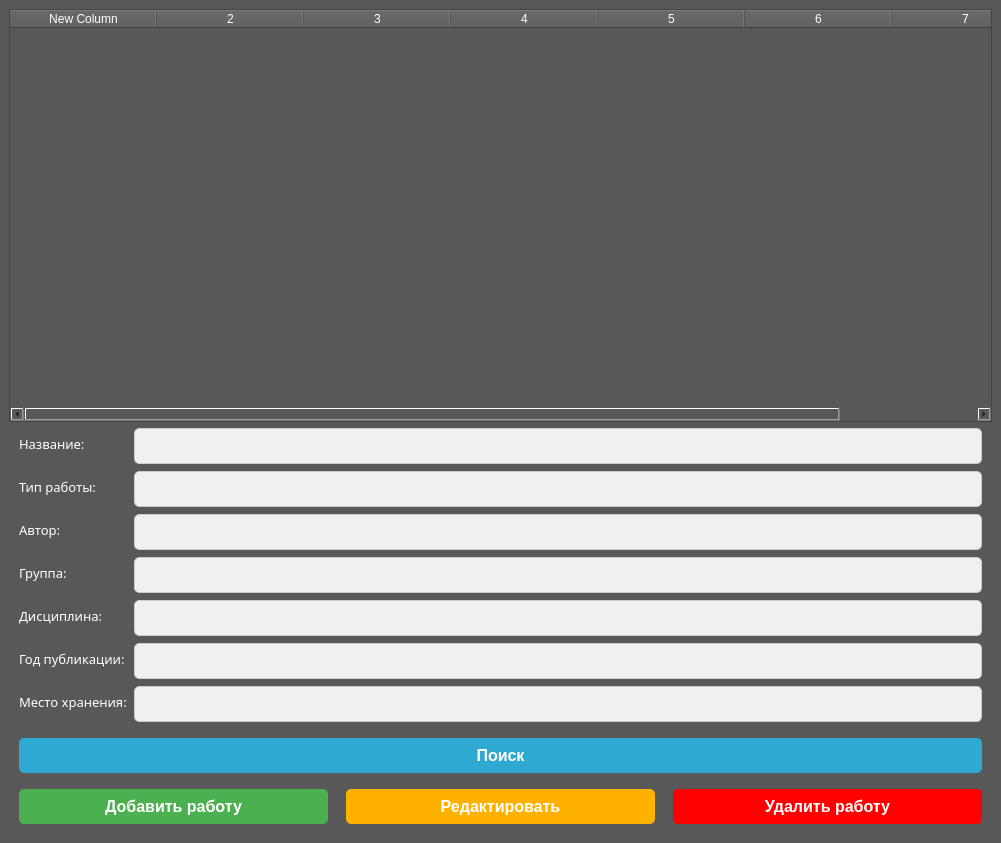
<?xml version="1.0" encoding="UTF-8"?>
<ui version="4.0">
 <class>MainWindow</class>
 <widget class="QMainWindow" name="MainWindow">
  <property name="geometry">
   <rect>
    <x>0</x>
    <y>0</y>
    <width>1001</width>
    <height>843</height>
   </rect>
  </property>
  <property name="iconSize">
   <size>
    <width>50</width>
    <height>50</height>
   </size>
  </property>
  <widget class="QWidget" name="centralwidget">
   <property name="styleSheet">
    <string notr="true">
                    background-color: rgb(255, 164, 134);
                    background-color: rgb(88, 88, 88);
                </string>
   </property>
   <layout class="QVBoxLayout">
    <item>
     <widget class="QTableWidget" name="tableWidget">
      <property name="styleSheet">
       <string notr="true">
                                color: rgb(255, 255, 255);
                                selection-background-color: #4CAF50;
                            </string>
      </property>
      <property name="rowCount">
       <number>0</number>
      </property>
      <property name="columnCount">
       <number>7</number>
      </property>
      <attribute name="horizontalHeaderVisible">
       <bool>true</bool>
      </attribute>
      <attribute name="horizontalHeaderCascadingSectionResizes">
       <bool>false</bool>
      </attribute>
      <attribute name="horizontalHeaderDefaultSectionSize">
       <number>147</number>
      </attribute>
      <attribute name="horizontalHeaderHighlightSections">
       <bool>true</bool>
      </attribute>
      <attribute name="horizontalHeaderMinimumSectionSize">
       <number>64</number>
      </attribute>
      <attribute name="horizontalHeaderShowSortIndicator" stdset="0">
       <bool>false</bool>
      </attribute>
      <attribute name="verticalHeaderStretchLastSection">
       <bool>false</bool>
      </attribute>
      <column>
       <property name="text">
        <string>New Column</string>
       </property>
       <property name="font">
        <font>
         <family>Segoe UI</family>
        </font>
       </property>
      </column>
      <column/>
      <column/>
      <column/>
      <column/>
      <column/>
      <column/>
     </widget>
    </item>
    <item>
     <layout class="QFormLayout">
      <property name="horizontalSpacing">
       <number>7</number>
      </property>
      <property name="verticalSpacing">
       <number>7</number>
      </property>
      <property name="leftMargin">
       <number>10</number>
      </property>
      <property name="rightMargin">
       <number>10</number>
      </property>
      <item row="0" column="0">
       <widget class="QLabel" name="label">
        <property name="font">
         <font>
          <family>Arial Rounded MT Bold</family>
          <pointsize>10</pointsize>
         </font>
        </property>
        <property name="styleSheet">
         <string notr="true">color: rgb(255, 255, 255);</string>
        </property>
        <property name="text">
         <string>Название:</string>
        </property>
       </widget>
      </item>
      <item row="0" column="1">
       <widget class="QLineEdit" name="materialLineEdit">
        <property name="styleSheet">
         <string>
                                        QLineEdit {
                                        background-color: #f0f0f0;
                                        border: 1px solid #ccc;
                                        border-radius: 5px;
                                        padding: 8px;
                                        font-size: 14px;
                                        }
                                    </string>
        </property>
       </widget>
      </item>
      <item row="1" column="0">
       <widget class="QLabel" name="label_2">
        <property name="font">
         <font>
          <family>Arial Rounded MT Bold</family>
          <pointsize>10</pointsize>
         </font>
        </property>
        <property name="styleSheet">
         <string notr="true">color: rgb(255, 255, 255);</string>
        </property>
        <property name="text">
         <string>Тип работы:</string>
        </property>
       </widget>
      </item>
      <item row="1" column="1">
       <widget class="QLineEdit" name="workTypeLineEdit">
        <property name="styleSheet">
         <string notr="true">
                                        QLineEdit {
                                        background-color: #f0f0f0;
                                        border: 1px solid #ccc;
                                        border-radius: 5px;
                                        padding: 8px;
                                        font-size: 14px;
                                        }
                                    </string>
        </property>
       </widget>
      </item>
      <item row="2" column="0">
       <widget class="QLabel" name="label_3">
        <property name="font">
         <font>
          <family>Arial Rounded MT Bold</family>
          <pointsize>10</pointsize>
         </font>
        </property>
        <property name="styleSheet">
         <string notr="true">color: rgb(255, 255, 255);</string>
        </property>
        <property name="text">
         <string>Автор:</string>
        </property>
       </widget>
      </item>
      <item row="2" column="1">
       <widget class="QLineEdit" name="authorLineEdit">
        <property name="styleSheet">
         <string notr="true">
                                        QLineEdit {
                                        background-color: #f0f0f0;
                                        border: 1px solid #ccc;
                                        border-radius: 5px;
                                        padding: 8px;
                                        font-size: 14px;
                                        }
                                    </string>
        </property>
       </widget>
      </item>
      <item row="3" column="0">
       <widget class="QLabel" name="label_7">
        <property name="font">
         <font>
          <family>Arial Rounded MT Bold</family>
          <pointsize>10</pointsize>
         </font>
        </property>
        <property name="styleSheet">
         <string notr="true">color: rgb(255, 255, 255);</string>
        </property>
        <property name="text">
         <string>Группа:</string>
        </property>
       </widget>
      </item>
      <item row="3" column="1">
       <widget class="QLineEdit" name="groupLineEdit">
        <property name="styleSheet">
         <string>
                                        QLineEdit {
                                        background-color: #f0f0f0;
                                        border: 1px solid #ccc;
                                        border-radius: 5px;
                                        padding: 8px;
                                        font-size: 14px;
                                        }
                                    </string>
        </property>
       </widget>
      </item>
      <item row="4" column="0">
       <widget class="QLabel" name="label_4">
        <property name="font">
         <font>
          <family>Arial Rounded MT Bold</family>
          <pointsize>10</pointsize>
         </font>
        </property>
        <property name="styleSheet">
         <string notr="true">color: rgb(255, 255, 255);</string>
        </property>
        <property name="text">
         <string>Дисциплина:</string>
        </property>
       </widget>
      </item>
      <item row="4" column="1">
       <widget class="QLineEdit" name="disciplineLineEdit">
        <property name="styleSheet">
         <string notr="true">
                                        QLineEdit {
                                        background-color: #f0f0f0;
                                        border: 1px solid #ccc;
                                        border-radius: 5px;
                                        padding: 8px;
                                        font-size: 14px;
                                        }
                                    </string>
        </property>
       </widget>
      </item>
      <item row="5" column="0">
       <widget class="QLabel" name="label_5">
        <property name="font">
         <font>
          <family>Arial Rounded MT Bold</family>
          <pointsize>10</pointsize>
         </font>
        </property>
        <property name="styleSheet">
         <string notr="true">color: rgb(255, 255, 255);</string>
        </property>
        <property name="text">
         <string>Год публикации:</string>
        </property>
       </widget>
      </item>
      <item row="5" column="1">
       <widget class="QLineEdit" name="yearLineEdit">
        <property name="styleSheet">
         <string notr="true">
                                        QLineEdit {
                                        background-color: #f0f0f0;
                                        border: 1px solid #ccc;
                                        border-radius: 5px;
                                        padding: 8px;
                                        font-size: 14px;
                                        }
                                    </string>
        </property>
        <property name="maxLength">
         <number>4</number>
        </property>
        <property name="cursorMoveStyle">
         <enum>Qt::LogicalMoveStyle</enum>
        </property>
       </widget>
      </item>
      <item row="6" column="0">
       <widget class="QLabel" name="label_6">
        <property name="font">
         <font>
          <family>Arial Rounded MT Bold</family>
          <pointsize>10</pointsize>
         </font>
        </property>
        <property name="styleSheet">
         <string notr="true">color: rgb(255, 255, 255);</string>
        </property>
        <property name="text">
         <string>Место хранения:</string>
        </property>
       </widget>
      </item>
      <item row="6" column="1">
       <widget class="QLineEdit" name="storageLineEdit">
        <property name="styleSheet">
         <string notr="true">
                                        QLineEdit {
                                        background-color: #f0f0f0;
                                        border: 1px solid #ccc;
                                        border-radius: 5px;
                                        padding: 8px;
                                        font-size: 14px;
                                        }
                                    </string>
        </property>
       </widget>
      </item>
     </layout>
    </item>
    <item>
     <layout class="QHBoxLayout">
      <property name="leftMargin">
       <number>10</number>
      </property>
      <property name="topMargin">
       <number>10</number>
      </property>
      <property name="rightMargin">
       <number>10</number>
      </property>
      <property name="bottomMargin">
       <number>0</number>
      </property>
      <item>
       <widget class="QPushButton" name="searchButton">
        <property name="font">
         <font>
          <family>MS Shell Dlg 2</family>
          <pointsize>-1</pointsize>
          <weight>75</weight>
          <italic>false</italic>
          <bold>true</bold>
         </font>
        </property>
        <property name="styleSheet">
         <string>
                                        QPushButton {
                                        background-color: #2da9d2;
                                        color: white;
                                        border-radius: 5px;
                                        font-size: 16px;
                                        padding: 8px 16px;
                                        }

                                        QPushButton:hover {
                                        background-color: #258eb1;
                                        }

                                        QPushButton:pressed {
                                        background-color: #1b6a85;
                                        }
                                    </string>
        </property>
        <property name="text">
         <string>Поиск</string>
        </property>
       </widget>
      </item>
     </layout>
    </item>
    <item>
     <layout class="QHBoxLayout">
      <property name="spacing">
       <number>18</number>
      </property>
      <property name="leftMargin">
       <number>10</number>
      </property>
      <property name="topMargin">
       <number>10</number>
      </property>
      <property name="rightMargin">
       <number>10</number>
      </property>
      <property name="bottomMargin">
       <number>10</number>
      </property>
      <item>
       <widget class="QPushButton" name="addButton">
        <property name="font">
         <font>
          <family>MS Shell Dlg 2</family>
          <pointsize>-1</pointsize>
          <weight>75</weight>
          <italic>false</italic>
          <bold>true</bold>
         </font>
        </property>
        <property name="styleSheet">
         <string notr="true">
                                        QPushButton {
                                        background-color: #4CAF50;
                                        color: white;
                                        border-radius: 5px;
                                        font-size: 16px;
                                        padding: 8px 16px;
                                        }
                                        QPushButton:hover {
                                        background-color: #45a049;
                                        }
                                        QPushButton:pressed {
                                        background-color: #37823b;
                                        color: white;
                                        border: 1px solid #37823b;
                                        }
                                    </string>
        </property>
        <property name="text">
         <string>Добавить работу</string>
        </property>
       </widget>
      </item>
         <item>
    <widget class="QPushButton" name="editButton">
        <property name="font">
            <font>
                <family>MS Shell Dlg 2</family>
                <pointsize>-1</pointsize>
                <weight>75</weight>
                <italic>false</italic>
                <bold>true</bold>
            </font>
        </property>
        <property name="styleSheet">
            <string notr="true">
                QPushButton {
                    background-color: #ffb100; /* цвет подходящий для редактирования */
                    color: white;
                    border-radius: 5px;
                    font-size: 16px;
                    padding: 8px 16px;
                }
                QPushButton:hover {
                    background-color: #e69e00; /* цвет при наведении */
                }
                QPushButton:pressed {
                    background-color: #cc8400; /* цвет при нажатии */
                    color: white;
                    border: 1px solid #cc8400;
                }
            </string>
        </property>
        <property name="text">
            <string>Редактировать</string>
        </property>
    </widget>
</item>
      <item>
       <widget class="QPushButton" name="deleteButton">
        <property name="font">
         <font>
          <family>MS Shell Dlg 2</family>
          <pointsize>-1</pointsize>
          <weight>75</weight>
          <italic>false</italic>
          <bold>true</bold>
         </font>
        </property>
        <property name="styleSheet">
         <string notr="true">
                                        QPushButton {
                                        background-color: red;
                                        color: white;
                                        border-radius: 5px;
                                        font-size: 16px;
                                        padding: 8px 16px;
                                        }
                                        QPushButton:hover {
                                        background-color: #a50000;
                                        color: white;
                                        border: 1px solid #a50000;
                                        }
                                        QPushButton:pressed {
                                        background-color: #610a0a;
                                        color: white;
                                        border: 1px solid #610a0a;
                                        }
                                    </string>
        </property>
        <property name="text">
         <string>Удалить работу</string>
        </property>
       </widget>
      </item>
     </layout>
    </item>
   </layout>
  </widget>
 </widget>
 <resources/>
 <connections/>
</ui>
